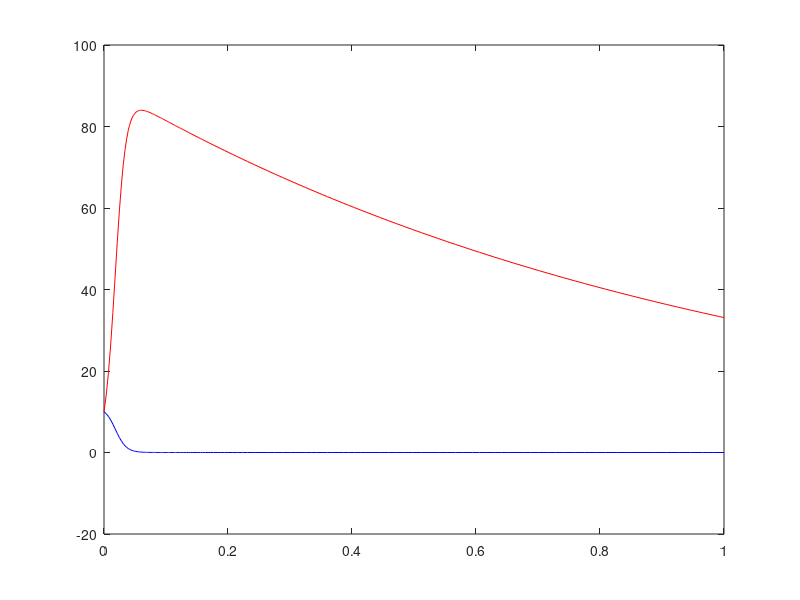

Reproduce this figure in MATLAB.
alpha = 2; beta = 4/3; delta = 10; gamma = 1; tf = 10; 
tspan = [0 tf];
f = @(t,y) [alpha*y(1)-beta*y(1)*y(2); delta*y(1)*y(2)-gamma*y(2)];
[t,u] = ode45(f,[0 1],[10,10]);
plot(t,u(:,1),'b-',t,u(:,2),'r-');

%Take random points and add some noise
len = ceil(size(u,1)/3);
indices = randi([1,len],ceil(len/2),1);
noise = 0.1*randn(ceil(len/2),2);
data = u(indices,:) + noise;

%Write to text file
csvwrite('pred_prey_true.txt',u)
csvwrite('pred_prey_noisy_data.txt',data)